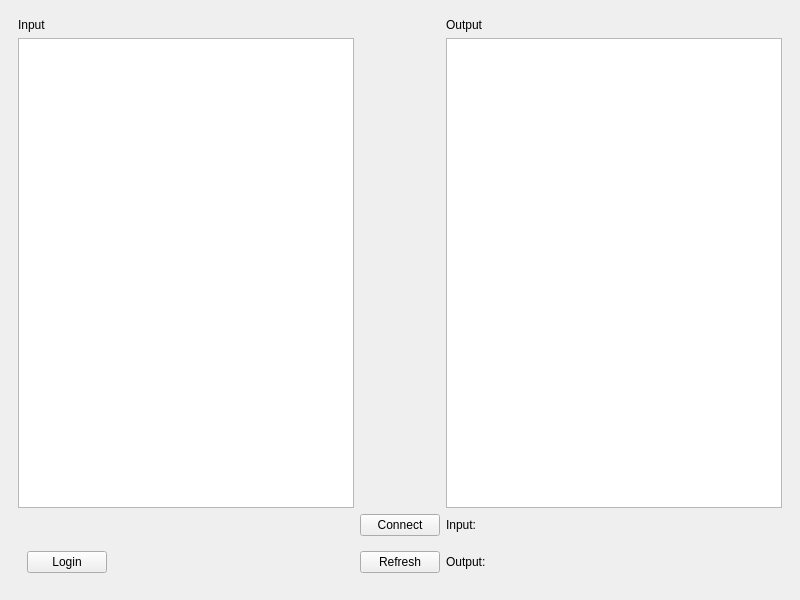
<?xml version="1.0" encoding="UTF-8"?>
<ui version="4.0">
 <class>MainWindow</class>
 <widget class="QMainWindow" name="MainWindow">
  <property name="geometry">
   <rect>
    <x>0</x>
    <y>0</y>
    <width>800</width>
    <height>600</height>
   </rect>
  </property>
  <property name="windowTitle">
   <string>MainWindow</string>
  </property>
  <widget class="QWidget" name="centralwidget">
   <layout class="QGridLayout" name="gridLayout">
    <item row="0" column="0">
     <widget class="QFrame" name="frame">
      <layout class="QGridLayout" name="gridLayout_2">
       <item row="3" column="1">
        <widget class="QPushButton" name="refreshButton">
         <property name="text">
          <string>Refresh</string>
         </property>
        </widget>
       </item>
       <item row="0" column="2">
        <widget class="QLabel" name="label_2">
         <property name="text">
          <string>Output</string>
         </property>
        </widget>
       </item>
       <item row="1" column="0">
        <widget class="QListWidget" name="list_inputOptions"/>
       </item>
       <item row="1" column="1">
        <spacer name="horizontalSpacer">
         <property name="orientation">
          <enum>Qt::Horizontal</enum>
         </property>
         <property name="sizeType">
          <enum>QSizePolicy::Fixed</enum>
         </property>
         <property name="sizeHint" stdset="0">
          <size>
           <width>25</width>
           <height>20</height>
          </size>
         </property>
        </spacer>
       </item>
       <item row="1" column="2">
        <widget class="QListWidget" name="list_outputOptions"/>
       </item>
       <item row="0" column="0">
        <widget class="QLabel" name="label">
         <property name="text">
          <string>Input</string>
         </property>
        </widget>
       </item>
       <item row="3" column="0">
        <widget class="QWidget" name="widget" native="true">
         <layout class="QHBoxLayout" name="horizontalLayout">
          <item>
           <widget class="QPushButton" name="btn_login">
            <property name="text">
             <string>Login</string>
            </property>
           </widget>
          </item>
          <item>
           <spacer name="horizontalSpacer_2">
            <property name="orientation">
             <enum>Qt::Horizontal</enum>
            </property>
            <property name="sizeHint" stdset="0">
             <size>
              <width>40</width>
              <height>20</height>
             </size>
            </property>
           </spacer>
          </item>
         </layout>
        </widget>
       </item>
       <item row="2" column="1">
        <widget class="QPushButton" name="switchConnect">
         <property name="text">
          <string>Connect</string>
         </property>
        </widget>
       </item>
       <item row="2" column="2">
        <widget class="QLabel" name="currentInput">
         <property name="text">
          <string>Input:</string>
         </property>
        </widget>
       </item>
       <item row="3" column="2">
        <widget class="QLabel" name="currentOutput">
         <property name="text">
          <string>Output:</string>
         </property>
        </widget>
       </item>
      </layout>
     </widget>
    </item>
   </layout>
  </widget>
 </widget>
 <resources/>
 <connections/>
</ui>
